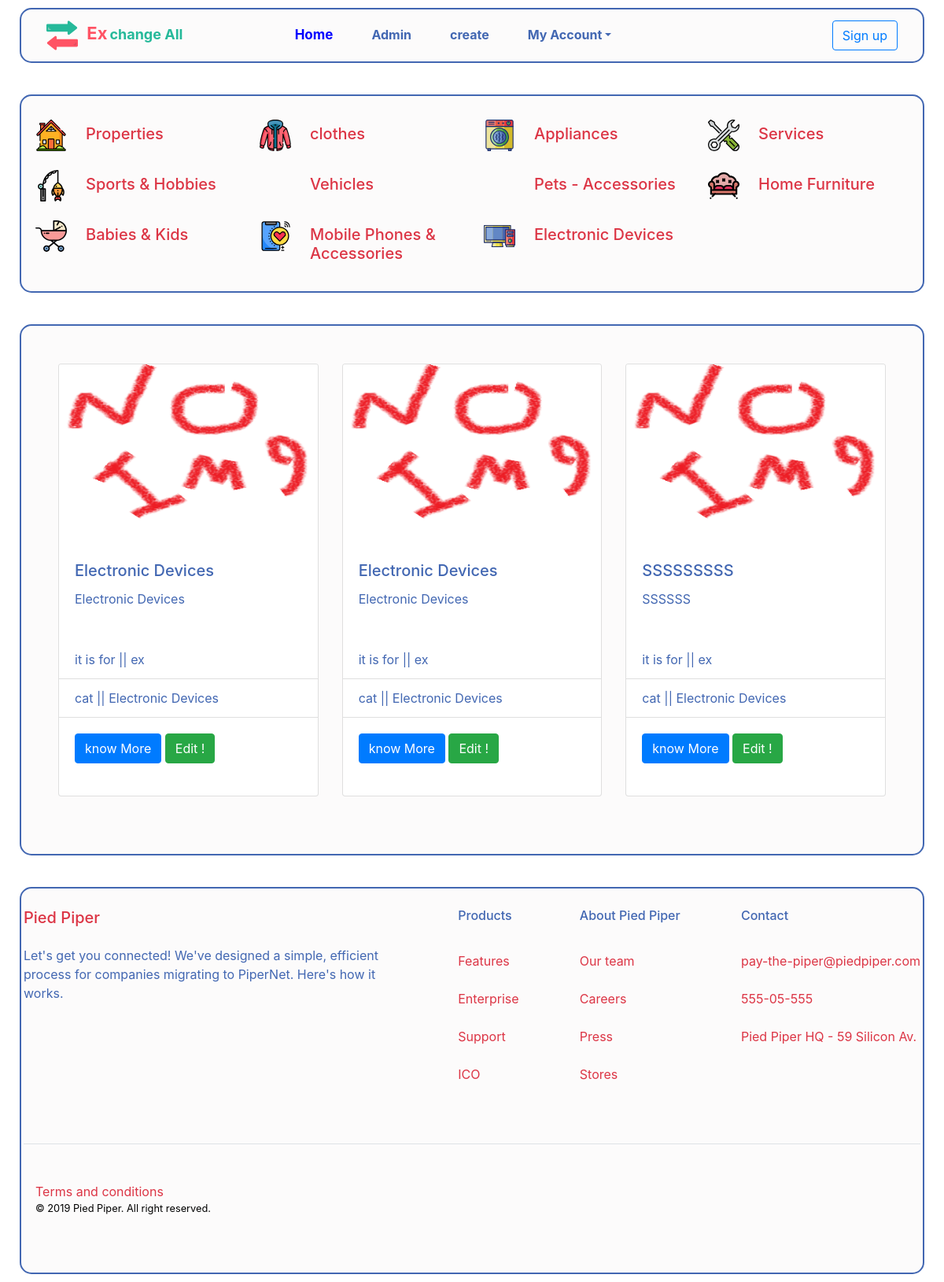
Before: /search/main/Electronic/53 with the older database file.
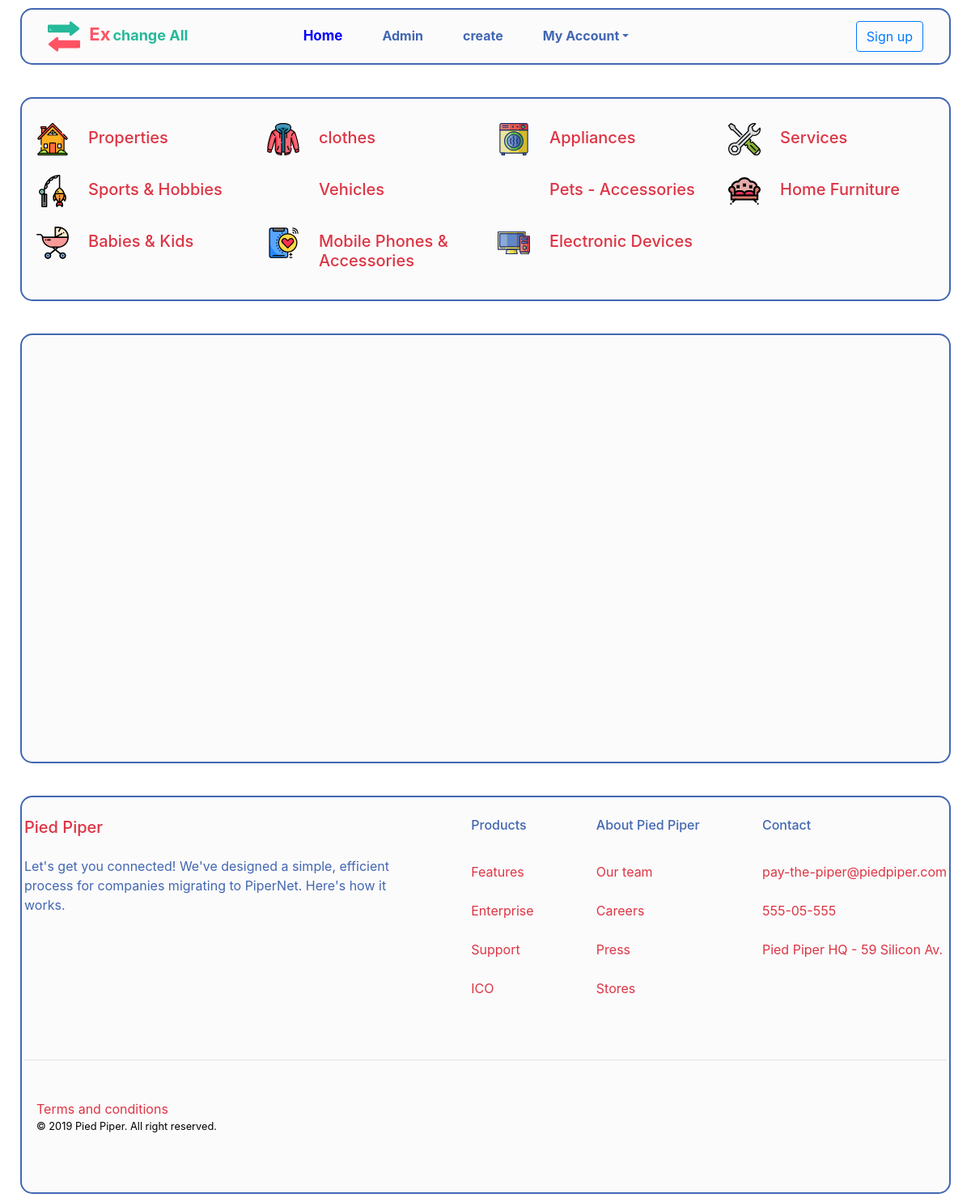
After: the same page with the newer database file.
### ads/models.py (models this page shows, shortened)
class ads(models.Model):
    options =(
    ("ex", "ex"),
    ("Sale", "Sale"),
    ("free", "free"),
)
    user = models.ForeignKey(User, blank=True , null=True, on_delete=models.CASCADE)
    title =models.CharField(max_length=80)
    description = models.TextField(max_length=500,default='')
    main=models.ForeignKey ( 'catugry',related_name='ad_main',
                            limit_choices_to={'main__isnull':True ,
                             'sub__isnull':True ,
                             'end__isnull':True }
                               , on_delete=models.CASCADE,blank=True,null=True, verbose_name='Main Category')
    sub=models.ForeignKey ( 'catugry' ,related_name='ad_sub',
                            limit_choices_to={'sub__isnull':True ,
                                'main__isnull':False ,
                                 'end__isnull':True }
                                ,on_delete=models.CASCADE,blank=True,null=True, verbose_name='Under Surface Category')
    end=models.ForeignKey ( 'catugry' , related_name='ad_end',
                                limit_choices_to={'sub__isnull':False ,
                                                  'main__isnull':False ,
                                                  'end__isnull':True }
                                ,on_delete=models.CASCADE,blank=True,null=True, verbose_name='Deep Category')
    last=models.ForeignKey ( 'catugry' , related_name='ad_last',
                                limit_choices_to={'sub__isnull':False ,
                                                  'main__isnull':False ,
                                                  'end__isnull':False}
                                ,on_delete=models.CASCADE,blank=True,null=True, verbose_name='Last Category')
    create_date = models.DateTimeField(default=timezone.now)
    active = models.BooleanField(default=True)
    view =models.IntegerField(default=0)
    ad_option = models.CharField(max_length=4, choices=options , default='ex')
    img=models.ImageField(upload_to='post_img2/' , default="img/defu.png")
    name_of_who=models.CharField(max_length=15 , null=True,blank=True)
    adress=models.CharField(max_length=80 , null=True,blank=True)
    mobile =models.PositiveSmallIntegerField( default=1114796307 , null=True,blank=True,)
    email=models.EmailField(default="ahmed_mag22@yahoo.com" , null=True,blank=True)
    class Meta:
        ordering = ['-create_date']

class catugry(models.Model):
    name=models.CharField ( max_length=40 , default='')
    main=models.ForeignKey ( 'self', related_name='re_main' ,
                            limit_choices_to={'main__isnull':True ,
                             'sub__isnull':True ,
                             'end__isnull':True }
                               , on_delete=models.CASCADE,blank=True,null=True)
    sub=models.ForeignKey ( 'self' , related_name='re_sub',
                            limit_choices_to={'sub__isnull':True ,
                                'main__isnull':False ,
                                 'end__isnull':True }
                                ,on_delete=models.CASCADE,blank=True,null=True)
    end=models.ForeignKey ( 'self' , related_name='re_end',
                                limit_choices_to={'sub__isnull':False ,
                                                  'main__isnull':False,
                                                  'end__isnull':True }
                                ,on_delete=models.CASCADE,blank=True,null=True)
    class Meta:
        verbose_name = "catugry"
        verbose_name_plural = "catugry"
    def __str__(self):
        return str(self.name)

### search/views.py (the view)
# urls.py: url(r'^main/Electronic/(?P<main_id_>\d+)$', views.by_main_Electronic , name='by_main_Electronic'),
def by_main_Electronic(request , main_id_):
    main_id_=main_id_
    main_catugry_q=ads.objects.filter(main_id=main_id_).order_by('-create_date')
    context = {
        'main_catugry_q' : main_catugry_q ,
    }
    return render(request, 'by_main_Electronic.html',context)

### search/templates/by_main_Electronic.html
{% extends 'base_ads.html' %}
{% block main_search %}
{% load static %}
<section id="con" class="py-3 my-product-detils">
    <div class="container">
        <div class="row">
            {% for ad in main_catugry_q %}
            <div class="col-lg-4 col-md-4 col-sm-6 col-xs-12 my-card-respon ">
                <div class="card my-card">
                    <img src="{{ad.img.url}}" class="card-img-top my-card-img" alt="...">
                    <div class="card-body">
                        <h5 class="card-title">{{ad.title}}</h5>
                        <p class="card-text">{{ad.description}}</p>
                    </div>
                    <ul class="list-group list-group-flush">
                        <li class="list-group-item">it is for || {{ ad.ad_option }}</li>
                        <li class="list-group-item">cat || {{ ad.main }}</li>
                    </ul>
                    <div class="card-body">
                        <a class="btn btn-primary" href="{% url 'ads:ads_detail' ad.id  %}#con"  role="button">know More</a>
                        <a class="btn btn-success" href="{% url 'ads:edit_ads' ad.id %}" role="button">Edit !</a>
                    </div>
                </div>
            </div>
            {% endfor %}
        </div>
    </div>
</section>
{% endblock main_search %}

### ads/templates/base_ads.html (shortened to what this page needs)
{% extends "base.html" %}

### templates/base.html (shortened to what this page needs)
{% load static %}
<!DOCTYPE html>
<html lang="en">
<head>
  <link rel="stylesheet" href="{% static '../static/css/bootstrap/bootstrap.min.css' %}">
  <link rel="stylesheet" href="{% static '../static/css/font-as.css' %}" class="stylsheet">
  <link rel="stylesheet" href="{% static '../static/css/me.css' %}" class="stylsheet">
</head>
<body>
  <div class="container-fluid">
    <section>
      <nav class="navbar navbar-expand-lg navbar-light mynav"><a class="navbar-brand col-4 pl-0 mr-0" href="#"><img
            class="my-nav-icon" src="{% static '../../static/icon/arrows (2).svg'%}" alt=""><span class="myex-all">
            <span class="myex">Ex</span>change All</span></a>
        <div class="collapse navbar-collapse justify-content-md-center col-8 px-0" id="navigations-09">
          <ul class="navbar-nav col-6 justify-content-center">
            <li class="nav-item"><a class="nav-link active" href="/">Home<span class="sr-only">(current)</span></a></li>
            <li class="nav-item"><a class="nav-link" href="/admin">Admin</a></li>
            <li class="nav-item"><a class="nav-link" href="{% url 'ads:creat_ads'%}">create</a></li>
            <li class="nav-item dropdown"><a class="nav-link dropdown-toggle" href="#" data-toggle="dropdown">My
                Account</a>
            </li>
          </ul>
          <div class="col-6 text-lg-right px-0"><a class="btn btn-outline-primary mt-2 mt-lg-0 mr-0" href="#">Sign
              up</a>
          </div>
        </div>
      </nav>
    </section>
    <section class="py-5 mynavcat ">
      <div class="container">
        <div class="row mt-5 mycatlink">
          <div class="col-md-6 col-lg-3 d-flex align-items-start my-icon-div col-sm-6"><img id="aa"
              class="mr-2 mt-2 my-icon" src="{% static '../static/icon/house.svg'%}" alt="">
            <a href="{% url 'search:by_main_properties' 111 %}">
              <div>
                <h5 class="mb-1">Properties</h5>
              </div>
            </a>
          </div>
          <div class="col-md-6 col-lg-3 d-flex align-items-start my-icon-div col-sm-6"><img class="mr-2 mt-2 my-icon"
              src="{% static '../static/icon/clothes.svg'%}" alt="">
            <a href="{% url 'search:by_main_clothes' 112 %}">
            <div>
              <h5 class="mb-1">clothes</h5>
            </div>
            </a>
          </div>
          <div class="col-md-6 col-lg-3 d-flex align-items-start my-icon-div col-sm-6"><img class="mr-2 mt-2 my-icon"
              src="{% static '../static/icon/home app.svg'%}" alt="">
            <a href="{% url 'search:by_main_Appliances' 113 %}">
            <div>
              <h5 class="mb-1">Appliances</h5>
            </div>
            </a>
          </div>
          <div class="col-md-6 col-lg-3 d-flex align-items-start my-icon-div col-sm-6"><img class="mr-2 mt-2 my-icon"
              src="{% static '../static/icon/service.svg'%}" alt="">
            <a href="{% url 'search:by_main_Services' 114 %}">
            <div>
              <h5 class="mb-1"> Services</h5>
            </div>
            </a>
          </div>
          <div class="col-md-6 col-lg-3 d-flex align-items-start my-icon-div col-sm-6"><img class="mr-2 mt-2 my-icon"
              src="{% static '../static/icon/fishing-rod.svg'%}" alt="">
            <a href="{% url 'search:by_main_Sports' 115 %}">
            <div>
              <h5 class="mb-1">Sports & Hobbies</h5>
            </div>
            </a>
          </div>
          <div class="col-md-6 col-lg-3 d-flex align-items-start my-icon-div col-sm-6"><img class="mr-2 mt-2 my-icon"
            <a href="{% url 'search:by_main_Vehicles' 43 %}">
            <div>
              <h5 class="mb-1">Vehicles</h5>
            </div>
            </a>
          </div>
          <div class="col-md-6 col-lg-3 d-flex align-items-start my-icon-div col-sm-6"><img class="mr-2 mt-2 my-icon"
            <a href="{% url 'search:by_main_Pets' 116 %}">
            <div>
              <h5 class="mb-1">Pets - Accessories</h5>
            </div>
            </a>
          </div>
          <div class="col-md-6 col-lg-3 d-flex align-items-start my-icon-div col-sm-6"><img class="mr-2 mt-2 my-icon"
              src="{% static '../static/icon/livingroom.svg'%}" alt="">
            <a href="{% url 'search:by_main_Furniture' 117 %}">
            <div>
              <h5 class="mb-1">Home Furniture</h5>
            </div>
            </a>
          </div>
          <div class="col-md-6 col-lg-3 d-flex align-items-start my-icon-div col-sm-6"><img class="mr-2 mt-2 my-icon"
              src="{% static '../static/icon/baby.svg'%}" alt="">
            <a href="{% url 'search:by_main_Babies' 118 %}">
            <div>
              <h5 class="mb-1">Babies & Kids</h5>
            </div>
            </a>
          </div>
          <div class="col-md-6 col-lg-3 d-flex align-items-start my-icon-div col-sm-6"><img class="mr-2 mt-2 my-icon"
              src="{% static '../static/icon/mopile.svg'%}" alt="">
            <a href="{% url 'search:by_main_Mobile' 50 %}">
            <div>
              <h5 class="mb-1">Mobile Phones & Accessories</h5>
            </div>
            </a>
          </div>
          <div class="col-md-6 col-lg-3 d-flex align-items-start my-icon-div col-sm-6"><img class="mr-2 mt-2 my-icon"
              src="{% static '../static/icon/computer.svg'%}" alt="">
            <a href="{% url 'search:by_main_Electronic' 53 %}">
            <div>
              <h5 class="mb-1">Electronic Devices</h5>
            </div>
            </a>
          </div>
        </div>
      </div>
    </section>
    {% block main_search %}
    {% endblock main_search %}
    <footer class="py-4 my-footer">
      <div class="container text-center text-lg-left">
        <div class="row d-flex justify-content-between flex-column flex-lg-row align-items-center align-items-lg-start">
          <div class="d-flex flex-column col-10 col-lg-5 pl-0">
            <h5><a href="#">Pied Piper</a></h5>
            <p>Let's get you connected! We've designed a simple, efficient process for companies migrating to PiperNet.
              Here's how it works.</p>
            <ul class="list-inline d-flex mb-3 justify-content-center justify-content-lg-start">
              <li class="px-2"><a href="#"><img src="placeholder/icons/twitter.svg" alt=""></a></li>
              <li class="px-2"><a href="#"><img src="placeholder/icons/facebook-official.svg" alt=""></a></li>
              <li class="px-2"><a href="#"><img src="placeholder/icons/instagram.svg" alt=""></a></li>
            </ul>
          </div>
          <div>
            <h6>Products</h6>
            <ul class="list-inline ml-0">
              <li class="py-1"><a href="#">Features</a></li>
              <li class="py-1"><a href="#">Enterprise</a></li>
              <li class="py-1"><a href="#">Support</a></li>
              <li class="py-1"><a href="#">ICO</a></li>
            </ul>
          </div>
          <div>
            <h6>About Pied Piper</h6>
            <ul class="list-inline ml-">
              <li class="py-1"><a href="#">Our team</a></li>
              <li class="py-1"><a href="#">Careers</a></li>
              <li class="py-1"><a href="#">Press</a></li>
              <li class="py-1"><a href="#">Stores</a></li>
            </ul>
          </div>
          <div>
            <h6>Contact</h6>
            <ul class="list-inline ml-0">
              <li class="py-1"><a href="#">pay-the-piper@piedpiper.com</a></li>
              <li class="py-1"><a href="#">555-05-555</a></li>
              <li class="py-1"><a href="#">Pied Piper HQ - 59 Silicon Av.</a></li>
            </ul>
          </div>
          <div class="w-100 border-top my-3"></div>
        </div>
        <div class="flex-column flex-sm-row align-items-center justify-content-sm-between"><a href="#">Terms and
            conditions</a>
          <p class="mb-0 small text-muted">&copy; 2019 Pied Piper. All right reserved.</p>
        </div>
      </div>
    </footer>
  </div>
</body>
</html>

### static/css/me.css (style rules this page uses)
body { color: #4267b2; }
.mynav { background: #e3dddd21; margin: 10px; border: 2px solid #4267b2; border-radius: 15px; padding: 0.5rem 2rem; }
a.nav-link { color: #4267b2 !important; font-size: 16px; margin-right: 33px; font-weight: bold; }
.myex { color:#ff5364; font-weight: bold; font-size: 22px; right: 3px; position: relative; }
.myex-all { font-size: 18px; font-weight: bold; margin-left: 10px; color: #26b99a !important; }
.mynavcat { background: #e3dddd21; margin: 10px; border: 2px solid #4267b2; border-radius: 15px; padding-bottom: 0px !important; padding-top: 0px !important; margin-top: 40px; margin-bottom: 40px; }
.mycatlink { margin-top: 36px !important; margin-bottom: 20px !important; }
.my-footer { background: #e3dddd21; margin: 10px; border: 2px solid #4267b2; border-radius: 15px; padding-top: 25px !important; margin-top: 40px; }
.nav-link.active { color: blue !important; font-size: 17px; }
.my-product-detils { background: #e3dddd21; margin: 10px; border: 2px solid #4267b2; border-radius: 15px; padding: 0.5rem 2rem; min-height: 531px; }
.my-nav-icon { height: auto; width: 40px; }
.my-icon { height: auto; width: 40px; position: relative; top: -30px; }
.my-icon { transform: scale(1); transition: 0.9s,top ; }

Changed rows visible on the page:
removed ads: img (picture), title "Electronic Devices", description "Electronic Devices", ad_option "ex", main "Electronic Devices"
removed ads: img (picture), title "Electronic Devices", description "Electronic Devices", ad_option "ex", main "Electronic Devices"
removed ads: img (picture), title "SSSSSSSSS", description "SSSSSS", ad_option "ex", main "Electronic Devices"
